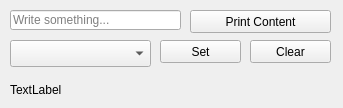
<?xml version="1.0" encoding="UTF-8"?>
<ui version="4.0">
 <class>MainWindow</class>
 <widget class="QMainWindow" name="MainWindow">
  <property name="geometry">
   <rect>
    <x>0</x>
    <y>0</y>
    <width>343</width>
    <height>108</height>
   </rect>
  </property>
  <property name="windowTitle">
   <string>MainWindow</string>
  </property>
  <widget class="QWidget" name="centralwidget">
   <widget class="QPushButton" name="printButton">
    <property name="geometry">
     <rect>
      <x>190</x>
      <y>10</y>
      <width>141</width>
      <height>23</height>
     </rect>
    </property>
    <property name="text">
     <string>Print Content</string>
    </property>
   </widget>
   <widget class="QLineEdit" name="inputBox">
    <property name="geometry">
     <rect>
      <x>10</x>
      <y>10</y>
      <width>171</width>
      <height>20</height>
     </rect>
    </property>
    <property name="placeholderText">
     <string>Write something...</string>
    </property>
    <property name="clearButtonEnabled">
     <bool>false</bool>
    </property>
   </widget>
   <widget class="QPushButton" name="setButton">
    <property name="geometry">
     <rect>
      <x>160</x>
      <y>40</y>
      <width>81</width>
      <height>23</height>
     </rect>
    </property>
    <property name="text">
     <string>Set</string>
    </property>
   </widget>
   <widget class="QPushButton" name="clearButton">
    <property name="geometry">
     <rect>
      <x>250</x>
      <y>40</y>
      <width>81</width>
      <height>23</height>
     </rect>
    </property>
    <property name="text">
     <string>Clear</string>
    </property>
   </widget>
   <widget class="QLabel" name="label">
    <property name="geometry">
     <rect>
      <x>10</x>
      <y>80</y>
      <width>321</width>
      <height>19</height>
     </rect>
    </property>
    <property name="text">
     <string>TextLabel</string>
    </property>
   </widget>
   <widget class="QComboBox" name="comboBox">
    <property name="geometry">
     <rect>
      <x>10</x>
      <y>40</y>
      <width>141</width>
      <height>27</height>
     </rect>
    </property>
    <property name="currentText">
     <string/>
    </property>
    <property name="placeholderText">
     <string>Choose drink:</string>
    </property>
   </widget>
  </widget>
 </widget>
 <resources/>
 <connections/>
</ui>
